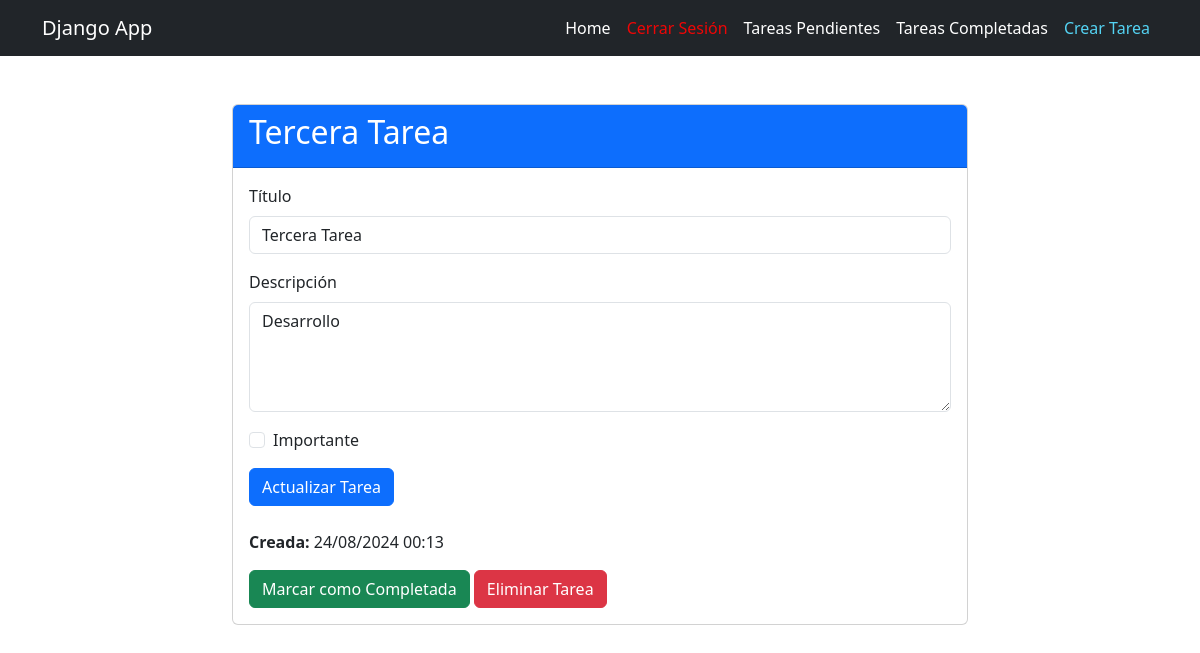
Screenshot of /tasks/7/ (signed in) with the database file from the repository.
### tasks/models.py (models this page shows, shortened)
class Task(models.Model):
    title = models.CharField(max_length=100)
    description = models.TextField(blank=True)
    created = models.DateTimeField(auto_now_add=True)
    datecompleted = models.DateTimeField(null=True, blank=True)
    important = models.BooleanField(default=False)
    user = models.ForeignKey(User, on_delete=models.CASCADE)

### tasks/views.py (the view, shortened to what this page needs)
# urls.py: path('tasks/<int:task_id>/', views.task_detail, name = 'task_detail'),
@login_required
def task_detail(request, task_id):
    if request.method == 'GET':
        task = get_object_or_404(Task, pk = task_id, user = request.user)
        form = TaskForm(instance = task)
        return render (request, 'task_detail.html',{
            'task': task,
            'form': form
        })

### tasks/forms.py
class TaskForm(ModelForm):
    class Meta:
        model = Task
        fields = ['title', 'description', 'important']

### tasks/templates/task_detail.html (shortened to what this page needs)
{% extends 'base.html' %}
{% block content %}
<div class="container mt-5">
    <div class="row justify-content-center">
        <div class="col-md-8">
            <div class="card">
                <div class="card-header bg-primary text-white">
                    <h2>{{ task.title }}</h2>
                </div>
                <div class="card-body">
                    <form method="POST">
                        <div class="mb-3">
                            <label for="title" class="form-label">Título</label>
                            <input type="text" id="title" name="title" value="{{ form.title.value }}" class="form-control">
                        </div>
                        <div class="mb-3">
                            <label for="description" class="form-label">Descripción</label>
                            <textarea id="description" name="description" rows="4" class="form-control">{{ form.description.value }}</textarea>
                        </div>
                        <div class="mb-3 form-check">
                            <input type="checkbox" id="important" name="important" {% if form.important.value %}checked{% endif %} class="form-check-input">
                            <label for="important" class="form-check-label">Importante</label>
                        </div>
                        <button type="submit" class="btn btn-primary">Actualizar Tarea</button>
                    </form>
                    <div class="mt-4">
                        <p><strong>Creada:</strong> {{ task.created|date:"d/m/Y H:i" }}</p>
                        {% if task.datecompleted %}
                            <p><strong>Completada:</strong> {{ task.datecompleted|date:"d/m/Y H:i" }}</p>
                        {% else %}
                            <form action="{% url 'complete_task' task.id %}" method="POST" class="d-inline">
                                <button type="submit" class="btn btn-success">Marcar como Completada</button>
                            </form>
                        {% endif %}
                        <form action="{% url 'delete_task' task.id %}" method="POST" class="d-inline">
                            <button type="submit" class="btn btn-danger">Eliminar Tarea</button>
                        </form>
                    </div>
                </div>
            </div>
        </div>
    </div>
</div>
{% endblock %}

### rows the page displays
Task: title "Tercera Tarea", description "Desarrollo", created "24/08/2024 00:13"
